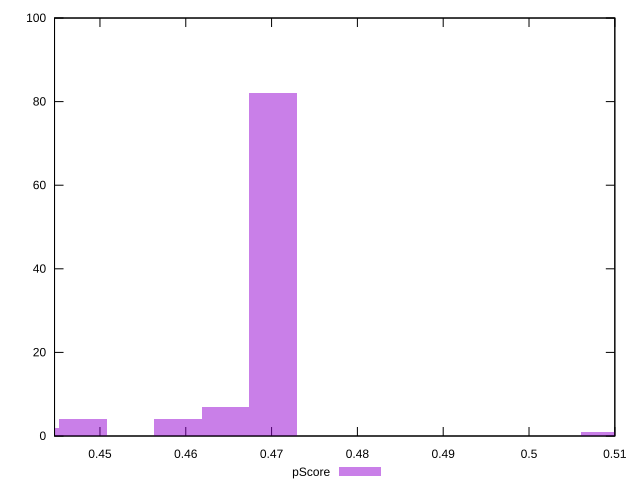

Here is the gnuplot script that generated this plot:
reset

$pScore <<EOF
0.4480263055309644 4
0.47015106135965395 82
0.4646198724024816 7
0.442495116573792 2
0.4590886834453092 4
0.5088693840598608 1
EOF

set key outside below
set boxwidth 0.0055311889571724
set xrange [0.4447058823529412:0.51]
set yrange [0:100]
set trange [0:100]
set style fill transparent solid 0.5 noborder
set terminal svg size 640, 490 enhanced background rgb 'white'
set output "report_00008_2021-01-22T20:58:29.167/render-blocking-resources/samples/pages/pScore/histogram.svg"

plot $pScore title "pScore" with boxes

reset
